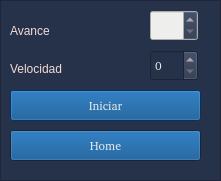
   <widget class="QFrame" name="frame_4">
    <property name="geometry">
     <rect>
      <x>10</x>
      <y>140</y>
      <width>221</width>
      <height>181</height>
     </rect>
    </property>
    <property name="palette">
     <palette>
      <active>
       <colorrole role="WindowText">
        <brush brushstyle="SolidPattern">
         <color alpha="255">
          <red>243</red>
          <green>219</green>
          <blue>214</blue>
         </color>
        </brush>
       </colorrole>
       <colorrole role="Button">
        <brush brushstyle="SolidPattern">
         <color alpha="255">
          <red>38</red>
          <green>50</green>
          <blue>74</blue>
         </color>
        </brush>
       </colorrole>
       <colorrole role="Base">
        <brush brushstyle="SolidPattern">
         <color alpha="255">
          <red>1</red>
          <green>72</green>
          <blue>138</blue>
         </color>
        </brush>
       </colorrole>
       <colorrole role="Window">
        <brush brushstyle="SolidPattern">
         <color alpha="255">
          <red>38</red>
          <green>50</green>
          <blue>74</blue>
         </color>
        </brush>
       </colorrole>
      </active>
      <inactive>
       <colorrole role="WindowText">
        <brush brushstyle="SolidPattern">
         <color alpha="255">
          <red>243</red>
          <green>219</green>
          <blue>214</blue>
         </color>
        </brush>
       </colorrole>
       <colorrole role="Button">
        <brush brushstyle="SolidPattern">
         <color alpha="255">
          <red>38</red>
          <green>50</green>
          <blue>74</blue>
         </color>
        </brush>
       </colorrole>
       <colorrole role="Base">
        <brush brushstyle="SolidPattern">
         <color alpha="255">
          <red>1</red>
          <green>72</green>
          <blue>138</blue>
         </color>
        </brush>
       </colorrole>
       <colorrole role="Window">
        <brush brushstyle="SolidPattern">
         <color alpha="255">
          <red>38</red>
          <green>50</green>
          <blue>74</blue>
         </color>
        </brush>
       </colorrole>
      </inactive>
      <disabled>
       <colorrole role="WindowText">
        <brush brushstyle="SolidPattern">
         <color alpha="255">
          <red>190</red>
          <green>190</green>
          <blue>190</blue>
         </color>
        </brush>
       </colorrole>
       <colorrole role="Button">
        <brush brushstyle="SolidPattern">
         <color alpha="255">
          <red>38</red>
          <green>50</green>
          <blue>74</blue>
         </color>
        </brush>
       </colorrole>
       <colorrole role="Base">
        <brush brushstyle="SolidPattern">
         <color alpha="255">
          <red>38</red>
          <green>50</green>
          <blue>74</blue>
         </color>
        </brush>
       </colorrole>
       <colorrole role="Window">
        <brush brushstyle="SolidPattern">
         <color alpha="255">
          <red>38</red>
          <green>50</green>
          <blue>74</blue>
         </color>
        </brush>
       </colorrole>
      </disabled>
     </palette>
    </property>
    <property name="frameShape">
     <enum>QFrame::StyledPanel</enum>
    </property>
    <property name="frameShadow">
     <enum>QFrame::Raised</enum>
    </property>
    <widget class="QLabel" name="Step_label">
     <property name="geometry">
      <rect>
       <x>10</x>
       <y>20</y>
       <width>67</width>
       <height>21</height>
      </rect>
     </property>
     <property name="palette">
      <palette>
       <active>
        <colorrole role="WindowText">
         <brush brushstyle="SolidPattern">
          <color alpha="255">
           <red>243</red>
           <green>219</green>
           <blue>214</blue>
          </color>
         </brush>
        </colorrole>
        <colorrole role="Button">
         <brush brushstyle="SolidPattern">
          <color alpha="255">
           <red>38</red>
           <green>50</green>
           <blue>74</blue>
          </color>
         </brush>
        </colorrole>
        <colorrole role="Base">
         <brush brushstyle="SolidPattern">
          <color alpha="255">
           <red>38</red>
           <green>50</green>
           <blue>74</blue>
          </color>
         </brush>
        </colorrole>
        <colorrole role="Window">
         <brush brushstyle="SolidPattern">
          <color alpha="255">
           <red>38</red>
           <green>50</green>
           <blue>74</blue>
          </color>
         </brush>
        </colorrole>
       </active>
       <inactive>
        <colorrole role="WindowText">
         <brush brushstyle="SolidPattern">
          <color alpha="255">
           <red>243</red>
           <green>219</green>
           <blue>214</blue>
          </color>
         </brush>
        </colorrole>
        <colorrole role="Button">
         <brush brushstyle="SolidPattern">
          <color alpha="255">
           <red>38</red>
           <green>50</green>
           <blue>74</blue>
          </color>
         </brush>
        </colorrole>
        <colorrole role="Base">
         <brush brushstyle="SolidPattern">
          <color alpha="255">
           <red>38</red>
           <green>50</green>
           <blue>74</blue>
          </color>
         </brush>
        </colorrole>
        <colorrole role="Window">
         <brush brushstyle="SolidPattern">
          <color alpha="255">
           <red>38</red>
           <green>50</green>
           <blue>74</blue>
          </color>
         </brush>
        </colorrole>
       </inactive>
       <disabled>
        <colorrole role="WindowText">
         <brush brushstyle="SolidPattern">
          <color alpha="255">
           <red>190</red>
           <green>190</green>
           <blue>190</blue>
          </color>
         </brush>
        </colorrole>
        <colorrole role="Button">
         <brush brushstyle="SolidPattern">
          <color alpha="255">
           <red>38</red>
           <green>50</green>
           <blue>74</blue>
          </color>
         </brush>
        </colorrole>
        <colorrole role="Base">
         <brush brushstyle="SolidPattern">
          <color alpha="255">
           <red>38</red>
           <green>50</green>
           <blue>74</blue>
          </color>
         </brush>
        </colorrole>
        <colorrole role="Window">
         <brush brushstyle="SolidPattern">
          <color alpha="255">
           <red>38</red>
           <green>50</green>
           <blue>74</blue>
          </color>
         </brush>
        </colorrole>
       </disabled>
      </palette>
     </property>
     <property name="text">
      <string>Avance</string>
     </property>
    </widget>
    <widget class="QLabel" name="Speed_label">
     <property name="geometry">
      <rect>
       <x>10</x>
       <y>60</y>
       <width>67</width>
       <height>17</height>
      </rect>
     </property>
     <property name="palette">
      <palette>
       <active>
        <colorrole role="WindowText">
         <brush brushstyle="SolidPattern">
          <color alpha="255">
           <red>243</red>
           <green>219</green>
           <blue>214</blue>
          </color>
         </brush>
        </colorrole>
        <colorrole role="Button">
         <brush brushstyle="SolidPattern">
          <color alpha="255">
           <red>38</red>
           <green>50</green>
           <blue>74</blue>
          </color>
         </brush>
        </colorrole>
        <colorrole role="Base">
         <brush brushstyle="SolidPattern">
          <color alpha="255">
           <red>38</red>
           <green>50</green>
           <blue>74</blue>
          </color>
         </brush>
        </colorrole>
        <colorrole role="Window">
         <brush brushstyle="SolidPattern">
          <color alpha="255">
           <red>38</red>
           <green>50</green>
           <blue>74</blue>
          </color>
         </brush>
        </colorrole>
       </active>
       <inactive>
        <colorrole role="WindowText">
         <brush brushstyle="SolidPattern">
          <color alpha="255">
           <red>243</red>
           <green>219</green>
           <blue>214</blue>
          </color>
         </brush>
        </colorrole>
        <colorrole role="Button">
         <brush brushstyle="SolidPattern">
          <color alpha="255">
           <red>38</red>
           <green>50</green>
           <blue>74</blue>
          </color>
         </brush>
        </colorrole>
        <colorrole role="Base">
         <brush brushstyle="SolidPattern">
          <color alpha="255">
           <red>38</red>
           <green>50</green>
           <blue>74</blue>
          </color>
         </brush>
        </colorrole>
        <colorrole role="Window">
         <brush brushstyle="SolidPattern">
          <color alpha="255">
           <red>38</red>
           <green>50</green>
           <blue>74</blue>
          </color>
         </brush>
        </colorrole>
       </inactive>
       <disabled>
        <colorrole role="WindowText">
         <brush brushstyle="SolidPattern">
          <color alpha="255">
           <red>190</red>
           <green>190</green>
           <blue>190</blue>
          </color>
         </brush>
        </colorrole>
        <colorrole role="Button">
         <brush brushstyle="SolidPattern">
          <color alpha="255">
           <red>38</red>
           <green>50</green>
           <blue>74</blue>
          </color>
         </brush>
        </colorrole>
        <colorrole role="Base">
         <brush brushstyle="SolidPattern">
          <color alpha="255">
           <red>38</red>
           <green>50</green>
           <blue>74</blue>
          </color>
         </brush>
        </colorrole>
        <colorrole role="Window">
         <brush brushstyle="SolidPattern">
          <color alpha="255">
           <red>38</red>
           <green>50</green>
           <blue>74</blue>
          </color>
         </brush>
        </colorrole>
       </disabled>
      </palette>
     </property>
     <property name="text">
      <string>Velocidad</string>
     </property>
    </widget>
    <widget class="QSpinBox" name="Step_spinbox">
     <property name="geometry">
      <rect>
       <x>150</x>
       <y>10</y>
       <width>48</width>
       <height>31</height>
      </rect>
     </property>
     <property name="palette">
      <palette>
       <active>
        <colorrole role="Button">
         <brush brushstyle="SolidPattern">
          <color alpha="255">
           <red>38</red>
           <green>50</green>
           <blue>74</blue>
          </color>
         </brush>
        </colorrole>
        <colorrole role="Text">
         <brush brushstyle="SolidPattern">
          <color alpha="255">
           <red>238</red>
           <green>238</green>
           <blue>236</blue>
          </color>
         </brush>
        </colorrole>
        <colorrole role="ButtonText">
         <brush brushstyle="SolidPattern">
          <color alpha="255">
           <red>238</red>
           <green>238</green>
           <blue>236</blue>
          </color>
         </brush>
        </colorrole>
        <colorrole role="Base">
         <brush brushstyle="SolidPattern">
          <color alpha="255">
           <red>238</red>
           <green>238</green>
           <blue>236</blue>
          </color>
         </brush>
        </colorrole>
        <colorrole role="Window">
         <brush brushstyle="SolidPattern">
          <color alpha="255">
           <red>238</red>
           <green>238</green>
           <blue>236</blue>
          </color>
         </brush>
        </colorrole>
        <colorrole role="ToolTipText">
         <brush brushstyle="SolidPattern">
          <color alpha="255">
           <red>238</red>
           <green>238</green>
           <blue>236</blue>
          </color>
         </brush>
        </colorrole>
       </active>
       <inactive>
        <colorrole role="Button">
         <brush brushstyle="SolidPattern">
          <color alpha="255">
           <red>38</red>
           <green>50</green>
           <blue>74</blue>
          </color>
         </brush>
        </colorrole>
        <colorrole role="Text">
         <brush brushstyle="SolidPattern">
          <color alpha="255">
           <red>238</red>
           <green>238</green>
           <blue>236</blue>
          </color>
         </brush>
        </colorrole>
        <colorrole role="ButtonText">
         <brush brushstyle="SolidPattern">
          <color alpha="255">
           <red>238</red>
           <green>238</green>
           <blue>236</blue>
          </color>
         </brush>
        </colorrole>
        <colorrole role="Base">
         <brush brushstyle="SolidPattern">
          <color alpha="255">
           <red>238</red>
           <green>238</green>
           <blue>236</blue>
          </color>
         </brush>
        </colorrole>
        <colorrole role="Window">
         <brush brushstyle="SolidPattern">
          <color alpha="255">
           <red>238</red>
           <green>238</green>
           <blue>236</blue>
          </color>
         </brush>
        </colorrole>
        <colorrole role="ToolTipText">
         <brush brushstyle="SolidPattern">
          <color alpha="255">
           <red>238</red>
           <green>238</green>
           <blue>236</blue>
          </color>
         </brush>
        </colorrole>
       </inactive>
       <disabled>
        <colorrole role="Button">
         <brush brushstyle="SolidPattern">
          <color alpha="255">
           <red>38</red>
           <green>50</green>
           <blue>74</blue>
          </color>
         </brush>
        </colorrole>
        <colorrole role="Text">
         <brush brushstyle="SolidPattern">
          <color alpha="255">
           <red>190</red>
           <green>190</green>
           <blue>190</blue>
          </color>
         </brush>
        </colorrole>
        <colorrole role="ButtonText">
         <brush brushstyle="SolidPattern">
          <color alpha="255">
           <red>190</red>
           <green>190</green>
           <blue>190</blue>
          </color>
         </brush>
        </colorrole>
        <colorrole role="Base">
         <brush brushstyle="SolidPattern">
          <color alpha="255">
           <red>238</red>
           <green>238</green>
           <blue>236</blue>
          </color>
         </brush>
        </colorrole>
        <colorrole role="Window">
         <brush brushstyle="SolidPattern">
          <color alpha="255">
           <red>238</red>
           <green>238</green>
           <blue>236</blue>
          </color>
         </brush>
        </colorrole>
        <colorrole role="ToolTipText">
         <brush brushstyle="SolidPattern">
          <color alpha="255">
           <red>238</red>
           <green>238</green>
           <blue>236</blue>
          </color>
         </brush>
        </colorrole>
       </disabled>
      </palette>
     </property>
     <property name="font">
      <font>
       <family>Bitstream Charter</family>
      </font>
     </property>
     <property name="maximum">
      <number>30</number>
     </property>
    </widget>
    <widget class="QSpinBox" name="speed_spinbox">
     <property name="geometry">
      <rect>
       <x>150</x>
       <y>50</y>
       <width>48</width>
       <height>31</height>
      </rect>
     </property>
     <property name="palette">
      <palette>
       <active>
        <colorrole role="Button">
         <brush brushstyle="SolidPattern">
          <color alpha="255">
           <red>38</red>
           <green>50</green>
           <blue>74</blue>
          </color>
         </brush>
        </colorrole>
        <colorrole role="Text">
         <brush brushstyle="SolidPattern">
          <color alpha="255">
           <red>238</red>
           <green>238</green>
           <blue>236</blue>
          </color>
         </brush>
        </colorrole>
        <colorrole role="ButtonText">
         <brush brushstyle="SolidPattern">
          <color alpha="255">
           <red>238</red>
           <green>238</green>
           <blue>236</blue>
          </color>
         </brush>
        </colorrole>
        <colorrole role="Base">
         <brush brushstyle="SolidPattern">
          <color alpha="255">
           <red>38</red>
           <green>50</green>
           <blue>74</blue>
          </color>
         </brush>
        </colorrole>
        <colorrole role="Window">
         <brush brushstyle="SolidPattern">
          <color alpha="255">
           <red>38</red>
           <green>50</green>
           <blue>74</blue>
          </color>
         </brush>
        </colorrole>
        <colorrole role="ToolTipText">
         <brush brushstyle="SolidPattern">
          <color alpha="255">
           <red>238</red>
           <green>238</green>
           <blue>236</blue>
          </color>
         </brush>
        </colorrole>
       </active>
       <inactive>
        <colorrole role="Button">
         <brush brushstyle="SolidPattern">
          <color alpha="255">
           <red>38</red>
           <green>50</green>
           <blue>74</blue>
          </color>
         </brush>
        </colorrole>
        <colorrole role="Text">
         <brush brushstyle="SolidPattern">
          <color alpha="255">
           <red>238</red>
           <green>238</green>
           <blue>236</blue>
          </color>
         </brush>
        </colorrole>
        <colorrole role="ButtonText">
         <brush brushstyle="SolidPattern">
          <color alpha="255">
           <red>238</red>
           <green>238</green>
           <blue>236</blue>
          </color>
         </brush>
        </colorrole>
        <colorrole role="Base">
         <brush brushstyle="SolidPattern">
          <color alpha="255">
           <red>38</red>
           <green>50</green>
           <blue>74</blue>
          </color>
         </brush>
        </colorrole>
        <colorrole role="Window">
         <brush brushstyle="SolidPattern">
          <color alpha="255">
           <red>38</red>
           <green>50</green>
           <blue>74</blue>
          </color>
         </brush>
        </colorrole>
        <colorrole role="ToolTipText">
         <brush brushstyle="SolidPattern">
          <color alpha="255">
           <red>238</red>
           <green>238</green>
           <blue>236</blue>
          </color>
         </brush>
        </colorrole>
       </inactive>
       <disabled>
        <colorrole role="Button">
         <brush brushstyle="SolidPattern">
          <color alpha="255">
           <red>38</red>
           <green>50</green>
           <blue>74</blue>
          </color>
         </brush>
        </colorrole>
        <colorrole role="Text">
         <brush brushstyle="SolidPattern">
          <color alpha="255">
           <red>190</red>
           <green>190</green>
           <blue>190</blue>
          </color>
         </brush>
        </colorrole>
        <colorrole role="ButtonText">
         <brush brushstyle="SolidPattern">
          <color alpha="255">
           <red>190</red>
           <green>190</green>
           <blue>190</blue>
          </color>
         </brush>
        </colorrole>
        <colorrole role="Base">
         <brush brushstyle="SolidPattern">
          <color alpha="255">
           <red>38</red>
           <green>50</green>
           <blue>74</blue>
          </color>
         </brush>
        </colorrole>
        <colorrole role="Window">
         <brush brushstyle="SolidPattern">
          <color alpha="255">
           <red>38</red>
           <green>50</green>
           <blue>74</blue>
          </color>
         </brush>
        </colorrole>
        <colorrole role="ToolTipText">
         <brush brushstyle="SolidPattern">
          <color alpha="255">
           <red>238</red>
           <green>238</green>
           <blue>236</blue>
          </color>
         </brush>
        </colorrole>
       </disabled>
      </palette>
     </property>
     <property name="font">
      <font>
       <family>Bitstream Charter</family>
      </font>
     </property>
     <property name="maximum">
      <number>10</number>
     </property>
    </widget>
    <widget class="QPushButton" name="begin_button">
     <property name="geometry">
      <rect>
       <x>10</x>
       <y>90</y>
       <width>191</width>
       <height>31</height>
      </rect>
     </property>
     <property name="palette">
      <palette>
       <active>
        <colorrole role="Button">
         <brush brushstyle="SolidPattern">
          <color alpha="255">
           <red>1</red>
           <green>72</green>
           <blue>138</blue>
          </color>
         </brush>
        </colorrole>
        <colorrole role="Text">
         <brush brushstyle="SolidPattern">
          <color alpha="255">
           <red>238</red>
           <green>238</green>
           <blue>236</blue>
          </color>
         </brush>
        </colorrole>
        <colorrole role="ButtonText">
         <brush brushstyle="SolidPattern">
          <color alpha="255">
           <red>238</red>
           <green>238</green>
           <blue>236</blue>
          </color>
         </brush>
        </colorrole>
        <colorrole role="Base">
         <brush brushstyle="SolidPattern">
          <color alpha="255">
           <red>1</red>
           <green>72</green>
           <blue>138</blue>
          </color>
         </brush>
        </colorrole>
        <colorrole role="Window">
         <brush brushstyle="SolidPattern">
          <color alpha="255">
           <red>1</red>
           <green>72</green>
           <blue>138</blue>
          </color>
         </brush>
        </colorrole>
       </active>
       <inactive>
        <colorrole role="Button">
         <brush brushstyle="SolidPattern">
          <color alpha="255">
           <red>1</red>
           <green>72</green>
           <blue>138</blue>
          </color>
         </brush>
        </colorrole>
        <colorrole role="Text">
         <brush brushstyle="SolidPattern">
          <color alpha="255">
           <red>238</red>
           <green>238</green>
           <blue>236</blue>
          </color>
         </brush>
        </colorrole>
        <colorrole role="ButtonText">
         <brush brushstyle="SolidPattern">
          <color alpha="255">
           <red>238</red>
           <green>238</green>
           <blue>236</blue>
          </color>
         </brush>
        </colorrole>
        <colorrole role="Base">
         <brush brushstyle="SolidPattern">
          <color alpha="255">
           <red>1</red>
           <green>72</green>
           <blue>138</blue>
          </color>
         </brush>
        </colorrole>
        <colorrole role="Window">
         <brush brushstyle="SolidPattern">
          <color alpha="255">
           <red>1</red>
           <green>72</green>
           <blue>138</blue>
          </color>
         </brush>
        </colorrole>
       </inactive>
       <disabled>
        <colorrole role="Button">
         <brush brushstyle="SolidPattern">
          <color alpha="255">
           <red>1</red>
           <green>72</green>
           <blue>138</blue>
          </color>
         </brush>
        </colorrole>
        <colorrole role="Text">
         <brush brushstyle="SolidPattern">
          <color alpha="255">
           <red>190</red>
           <green>190</green>
           <blue>190</blue>
          </color>
         </brush>
        </colorrole>
        <colorrole role="ButtonText">
         <brush brushstyle="SolidPattern">
          <color alpha="255">
           <red>190</red>
           <green>190</green>
           <blue>190</blue>
          </color>
         </brush>
        </colorrole>
        <colorrole role="Base">
         <brush brushstyle="SolidPattern">
          <color alpha="255">
           <red>1</red>
           <green>72</green>
           <blue>138</blue>
          </color>
         </brush>
        </colorrole>
        <colorrole role="Window">
         <brush brushstyle="SolidPattern">
          <color alpha="255">
           <red>1</red>
           <green>72</green>
           <blue>138</blue>
          </color>
         </brush>
        </colorrole>
       </disabled>
      </palette>
     </property>
     <property name="font">
      <font>
       <family>Bitstream Charter</family>
       <weight>50</weight>
       <italic>false</italic>
       <bold>false</bold>
       <strikeout>false</strikeout>
      </font>
     </property>
     <property name="text">
      <string>Iniciar</string>
     </property>
    </widget>
    <widget class="QPushButton" name="home_button">
     <property name="geometry">
      <rect>
       <x>10</x>
       <y>130</y>
       <width>191</width>
       <height>31</height>
      </rect>
     </property>
     <property name="palette">
      <palette>
       <active>
        <colorrole role="Button">
         <brush brushstyle="SolidPattern">
          <color alpha="255">
           <red>1</red>
           <green>72</green>
           <blue>138</blue>
          </color>
         </brush>
        </colorrole>
        <colorrole role="ButtonText">
         <brush brushstyle="SolidPattern">
          <color alpha="255">
           <red>238</red>
           <green>238</green>
           <blue>236</blue>
          </color>
         </brush>
        </colorrole>
        <colorrole role="Base">
         <brush brushstyle="SolidPattern">
          <color alpha="255">
           <red>38</red>
           <green>50</green>
           <blue>74</blue>
          </color>
         </brush>
        </colorrole>
        <colorrole role="Window">
         <brush brushstyle="SolidPattern">
          <color alpha="255">
           <red>38</red>
           <green>50</green>
           <blue>74</blue>
          </color>
         </brush>
        </colorrole>
       </active>
       <inactive>
        <colorrole role="Button">
         <brush brushstyle="SolidPattern">
          <color alpha="255">
           <red>1</red>
           <green>72</green>
           <blue>138</blue>
          </color>
         </brush>
        </colorrole>
        <colorrole role="ButtonText">
         <brush brushstyle="SolidPattern">
          <color alpha="255">
           <red>238</red>
           <green>238</green>
           <blue>236</blue>
          </color>
         </brush>
        </colorrole>
        <colorrole role="Base">
         <brush brushstyle="SolidPattern">
          <color alpha="255">
           <red>38</red>
           <green>50</green>
           <blue>74</blue>
          </color>
         </brush>
        </colorrole>
        <colorrole role="Window">
         <brush brushstyle="SolidPattern">
          <color alpha="255">
           <red>38</red>
           <green>50</green>
           <blue>74</blue>
          </color>
         </brush>
        </colorrole>
       </inactive>
       <disabled>
        <colorrole role="Button">
         <brush brushstyle="SolidPattern">
          <color alpha="255">
           <red>1</red>
           <green>72</green>
           <blue>138</blue>
          </color>
         </brush>
        </colorrole>
        <colorrole role="ButtonText">
         <brush brushstyle="SolidPattern">
          <color alpha="255">
           <red>190</red>
           <green>190</green>
           <blue>190</blue>
          </color>
         </brush>
        </colorrole>
        <colorrole role="Base">
         <brush brushstyle="SolidPattern">
          <color alpha="255">
           <red>38</red>
           <green>50</green>
           <blue>74</blue>
          </color>
         </brush>
        </colorrole>
        <colorrole role="Window">
         <brush brushstyle="SolidPattern">
          <color alpha="255">
           <red>38</red>
           <green>50</green>
           <blue>74</blue>
          </color>
         </brush>
        </colorrole>
       </disabled>
      </palette>
     </property>
     <property name="font">
      <font>
       <family>Bitstream Charter</family>
       <weight>50</weight>
       <italic>false</italic>
       <bold>false</bold>
       <strikeout>false</strikeout>
      </font>
     </property>
     <property name="text">
      <string>Home</string>
     </property>
    </widget>
   </widget>
